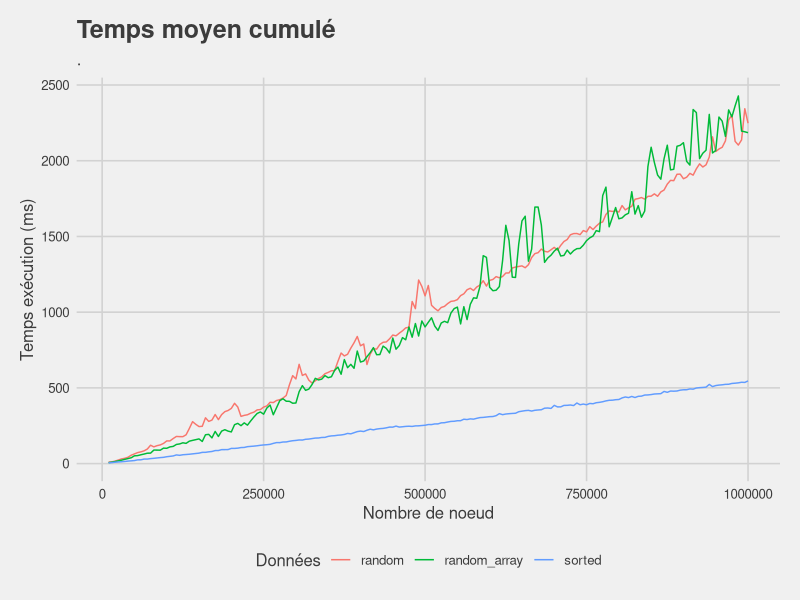
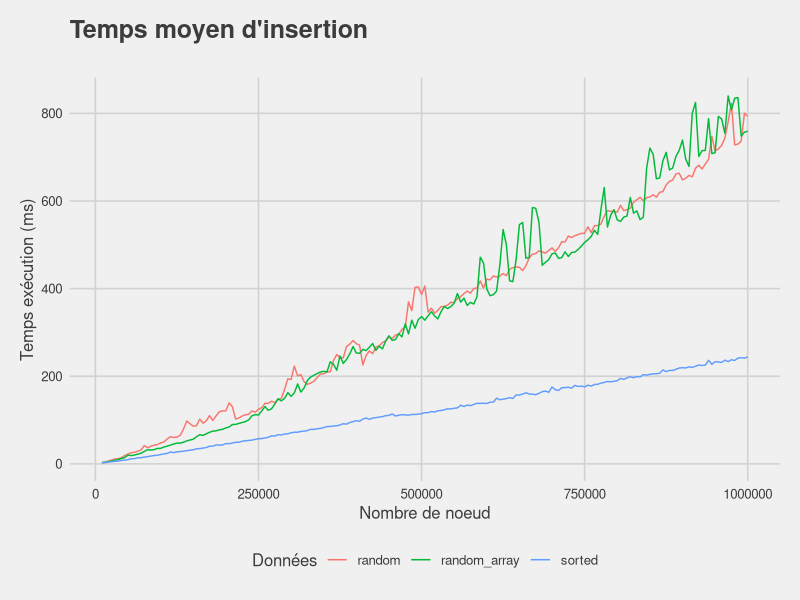
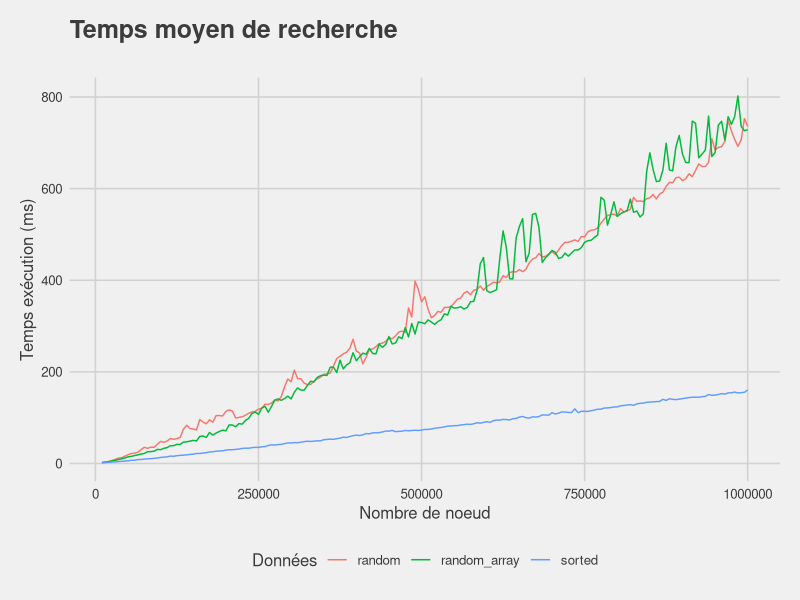
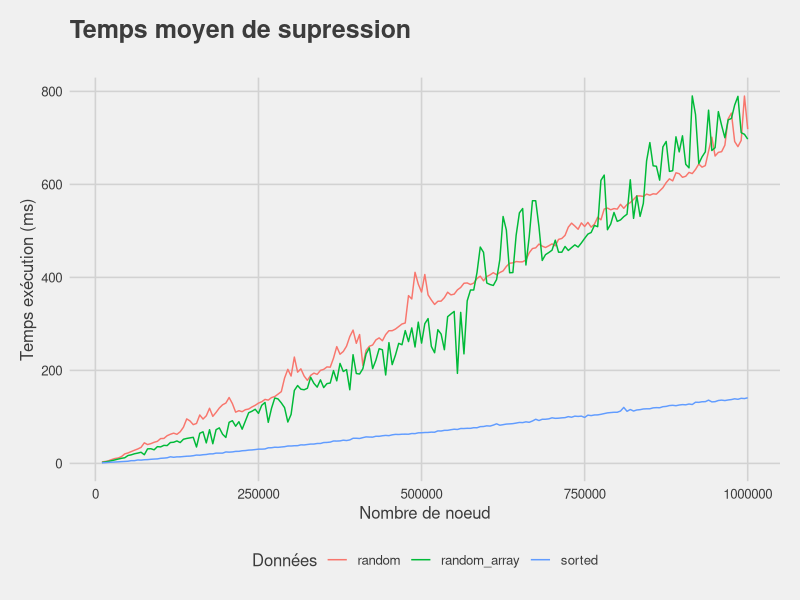
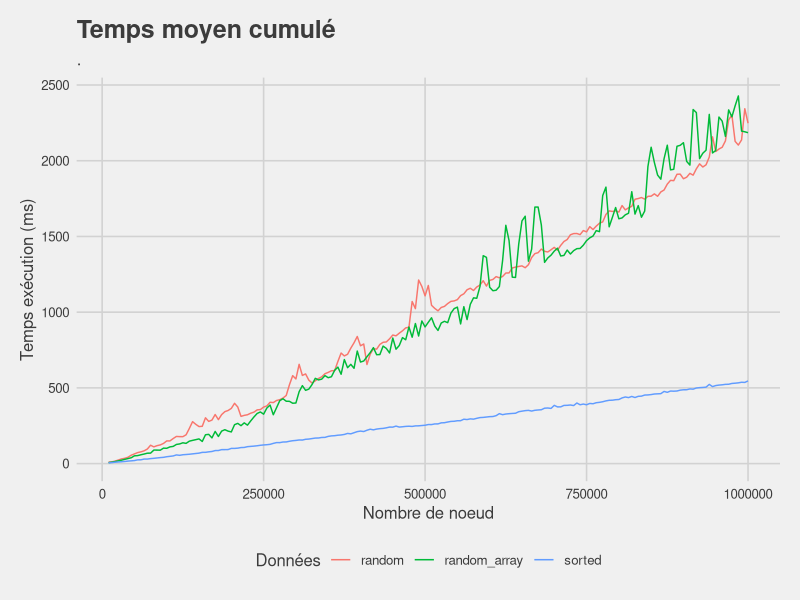
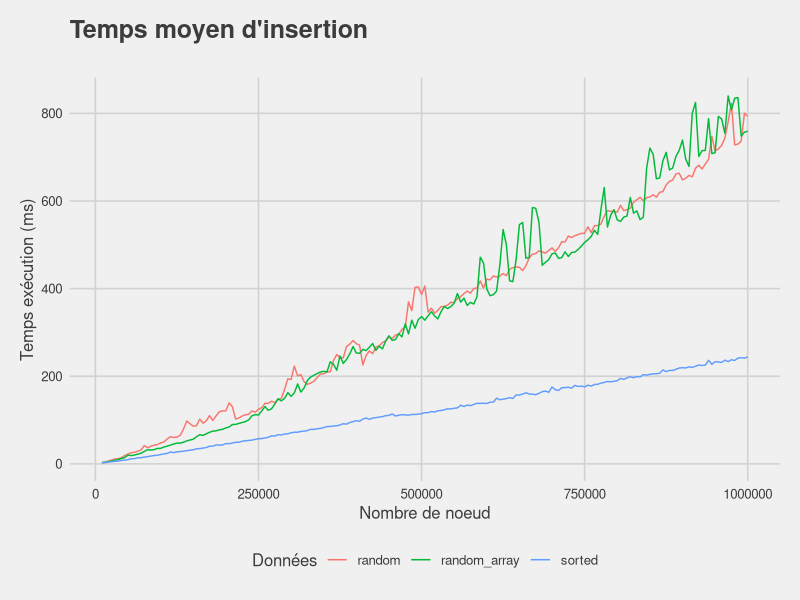
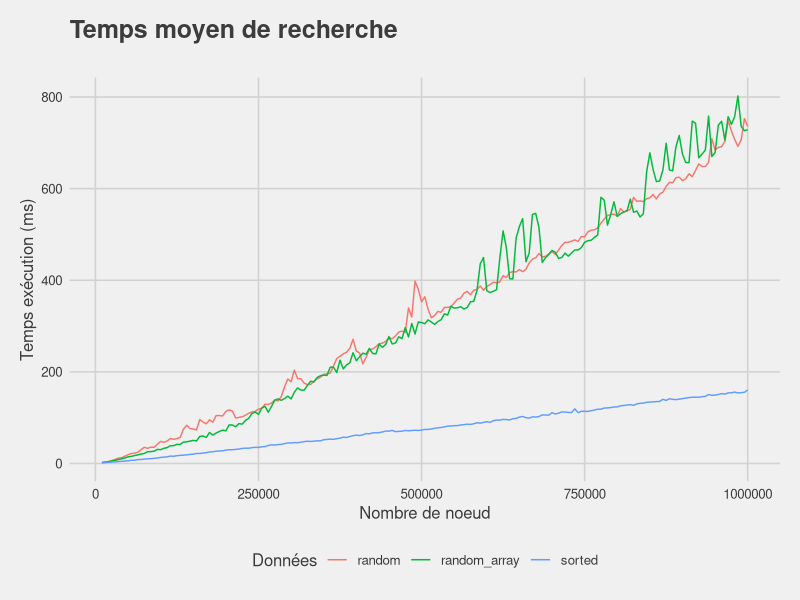
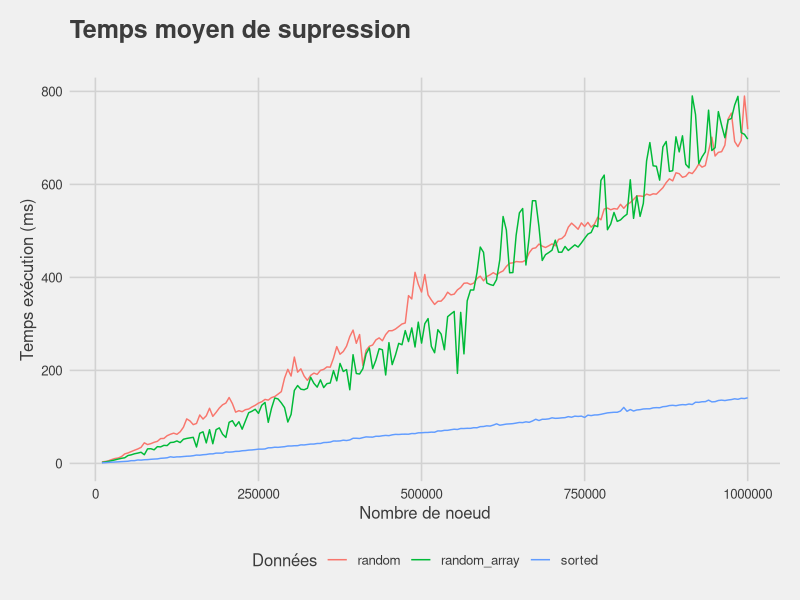

Write R code to recreate these figures, in order.
library(ggplot2)
library(dplyr)
library(ggthemes)

df <- read.csv(file = '../data/RData/data_10K_1M_int.csv',header=TRUE,sep=";")

df %>%
  ggplot(aes(x=nodes, y=average_time, color=type)) +
  geom_line()+
  labs(title = "Temps moyen cumulé",
  subtitle= ".",
  x = "Nombre de noeud",
  y = "Temps exécution (ms)",
  color = "Données") +
  theme(plot.title=element_text(hjust=0.5)) +
  theme_fivethirtyeight()+
  theme(axis.title = element_text())
  
ggsave("Resultat/temp_global_int.png")

df %>%
  ggplot(aes(x=nodes, y=average_time_insert, color=type)) +
  geom_line()+
  labs(title = "Temps moyen d'insertion ",
  subtitle= "",
  x = "Nombre de noeud",
  y = "Temps exécution (ms)",
  color = "Données") +
  theme_fivethirtyeight()+
  theme(axis.title = element_text())

  
ggsave("Resultat/temp_insertion_int.png")



df %>%
  ggplot(aes(x=nodes, y=average_time_search, color=type)) +
  geom_line()+
  labs(title = "Temps moyen de recherche",
  subtitle= "",
  x = "Nombre de noeud",
  y = "Temps exécution (ms)",
  color = "Données") +
  theme_fivethirtyeight() +
  theme(axis.title = element_text())
 
ggsave("Resultat/temp_recherche_int.png")


df %>%
  ggplot(aes(x=nodes, y=average_time_delete, color=type)) +
  geom_line()+
  labs(title = "Temps moyen de supression",
  subtitle= "",
  x = "Nombre de noeud",
  y = "Temps exécution (ms)",
  color = "Données") +
  theme_fivethirtyeight() +
   theme(axis.title = element_text())
 
ggsave("Resultat/temp_supression_int.png")

# Appliquer un thème au graphique en utilisant la fonction theme_bw()
# ggplot(df, aes(x=n, y=average_time_insert)) +
#   geom_line() +
#   theme_bw()

# # Enregistrer le graphique en utilisant la fonction ggsave()
# ggsave("my_plot.png", width=8, height=6)



#temps

# ggplot(df, aes(x = n, y = average_time, color = typeTableau)) +
# geom_smooth(linewidth=1.5,alpha=0.8)+ geom_point()+ labs(title="Insertion ",x=n,y=average_time, color = "Type tableau")+
# theme_fivethirtyeight()+theme(axis.title=element_text())

# ggsave("temp_insert.png")